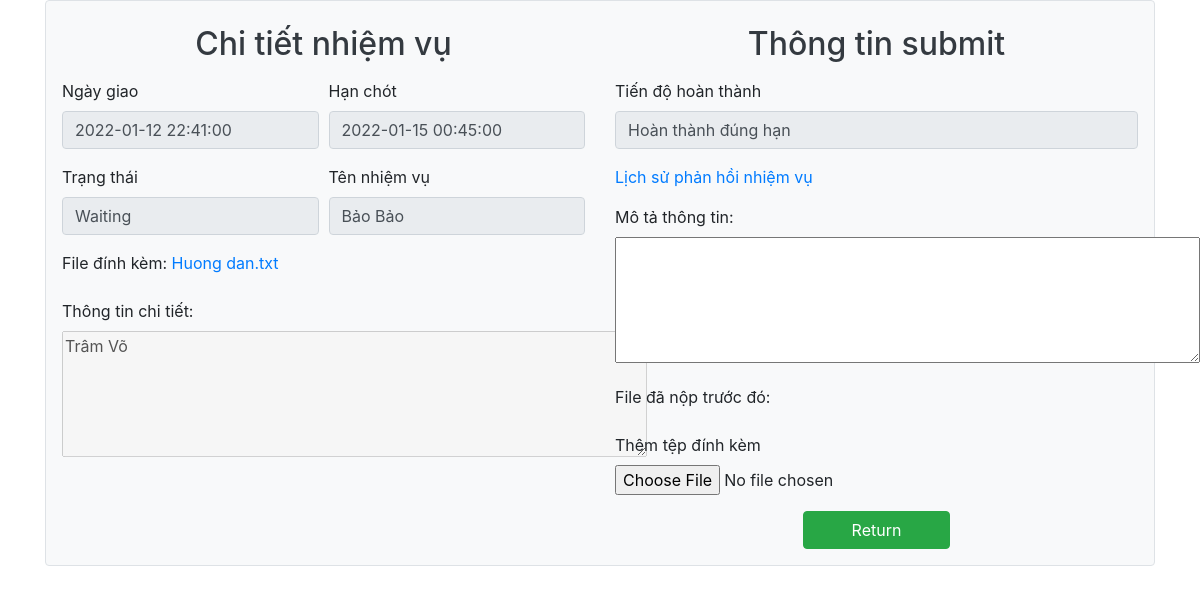
Screenshot of /views/employeetasksubmit.php?id=61def6b08ba21 (signed in) with the database file from the repository.
### tables this page shows
CREATE TABLE `task` (
  `id` varchar(50) NOT NULL,
  `title` varchar(100) NOT NULL,
  `detail` varchar(5000) NOT NULL,
  `start_day` datetime NOT NULL,
  `deadline` datetime NOT NULL,
  `account_id` varchar(50) NOT NULL,
  `status` varchar(50) NOT NULL,
  `tag_file` varchar(100) NOT NULL,
  `department_id` varchar(50) NOT NULL,
  `review` varchar(50) NOT NULL,
  `process` varchar(50) NOT NULL
);

### www/admin/db.php (called while the page is built, shortened)
<?php
function open_database()
{
    $conn = new mysqli(host, user, pass, db);
    $conn->set_charset("utf8");
    return $conn;
}
function get_task_id($id)
{
    $sql = 'select * from task where id = ?';
    $conn = open_database();
    $stm = $conn->prepare($sql);
    $stm->bind_param('s', $id);
    if (!$stm->execute()) {
        return array('code' => 1, 'error' => 'Can not execute command');
    }
    $result = $stm->get_result();
    return $result->fetch_assoc();
}

### www/views/employeetasksubmit.php (the view, shortened to what this page needs)
<?php
require_once('../admin/db.php');
if (isset($_GET['id'])) {
    $id = $_GET['id'];
    $data = get_task_id($id);
    if ($data['tag_file'] == " ") {
        $namefile = '';
    } else {
        $file = explode("/", $data['tag_file']);
        $namefile = $file['2'];
    }
} else {
    header('Location: unknown.php');
    exit();
}
?>
<!doctype html>
<html lang="en">
<head>
    <link rel="stylesheet" href="https://stackpath.bootstrapcdn.com/bootstrap/4.3.1/css/bootstrap.min.css">
</head>
<body>
    <div class="container">
                <form action="" enctype="multipart/form-data" method="post" class="border rounded w-100 mb-5 mx-auto px-3 pt-3 bg-light">
                    <div class="row justify-content-center">
                        <div class="col-lg-6 col-md-8">
                            <h2 class="text-center text-dark mt-2 mb-3">Chi tiết nhiệm vụ</h2>
                            <div class="form-row">
                                <div class="form-group col-md-6">
                                    <label for="name">Ngày giao</label>
                                    <input type="text" name="ngaygiao" id="ngaygiao" value="<?= $data['start_day'] ?>" class="form-control" disabled>
                                </div>
                                <div class="form-group col-md-6">
                                    <label for="id">Hạn chót</label>
                                    <input type="text" name="hanchot" id="hanchot" value="<?= $data['deadline'] ?>" class="form-control" disabled>
                                </div>
                            </div>
                            <div class="form-row">
                                <div class="form-group col-md-6">
                                    <label for="">Trạng thái</label>
                                    <input type="text" name="status" id="status" value="<?= $data['status'] ?>" class="form-control" disabled>
                                </div>
                                <div class="form-group col-md-6">
                                    <label for="">Tên nhiệm vụ</label>
                                    <input type="text" name="taskName" id="taskname" value="<?php echo $data['title'] ?>" class="form-control" disabled>
                                </div>
                            </div>
                            <div class="form-group">
                                <label for="">File đính kèm: <a href="<?php echo $data['tag_file'] ?>" download><?= $namefile ?></a></label>
                            </div>
                            <div class="form-group">
                                <label for="user">Thông tin chi tiết:</label>
                                <br>
                                <p class="text-center"> <textarea wrap="hard" disabled name="" id="" cols="55" rows="5"><?= $data['detail'] ?></textarea></p>
                            </div>
                        </div>
                        <div class="col-lg-6 col-md-8">
                            <h2 class="text-center text-dark mt-2 mb-3">Thông tin submit</h2>
                            <?php
                                if ($data['status'] != "In progess") {
                                    ?>
                                        <div class="form-group">
                                            <label for="">Tiến độ hoàn thành</label>
                                            <input type="text" name="status" id="status" value="<?= $data['process'] ?>" class="form-control" disabled>
                                        </div>
                                    <?php
                                }
                            ?>
                            <div class="form-group">
                                <a href="../views/submitlist.php?id=<?= $data['id'] ?>"><p>Lịch sử phản hồi nhiệm vụ</p></a>
                            </div>
                            <div class="form-group">
                                <label for="">Mô tả thông tin:</label>
                                <br>
                                <p class="text-center"> <textarea name="detail" id="detail" cols="55" rows="5"></textarea></p>
                            </div>
                            <?php
                                if ($data['status'] != "In progress") {
                                    ?>
                                        <div class="form-group">
                                            <label for="">File đã nộp trước đó: <a href="" download></a></label>
                                        </div>
                                    <?php
                                }
                            ?>
                            <div class="form-group">
                                <label for="">Thêm tệp đính kèm</label>
                                <br>
                                <input required type='file' id="file" name="file" />
                            </div>
                            <div class="form-group text-center">
                                <?php
                                    if ($data['status'] == "Waiting" || $data['status'] == "Completed") {
                                        ?>
                                        <a href="../views/employee_index.php" class="btn btn-success px-5 h-5">Return</a>
                                        <?php
                                    }
                                    else {
                                        ?>
                                            <button type="submit" class="btn btn-success px-5 h-5">Submit</button>
                                            <a href="../views/employee_index.php" class="btn btn-danger px-5 h-5">Return</a>
                                        <?php
                                    }
                                ?>
                            </div>
                        </div>
                    </div>
                </form>
    </div>
</body>
</html>

### rows the page displays
task: ngaygiao "2022-01-12 22:41:00", hanchot "2022-01-15 00:45:00", status "Waiting", taskName "Bảo Bảo", tag_file "Huong dan.txt", detail "Trâm Võ", status "Hoàn thành đúng hạn"
